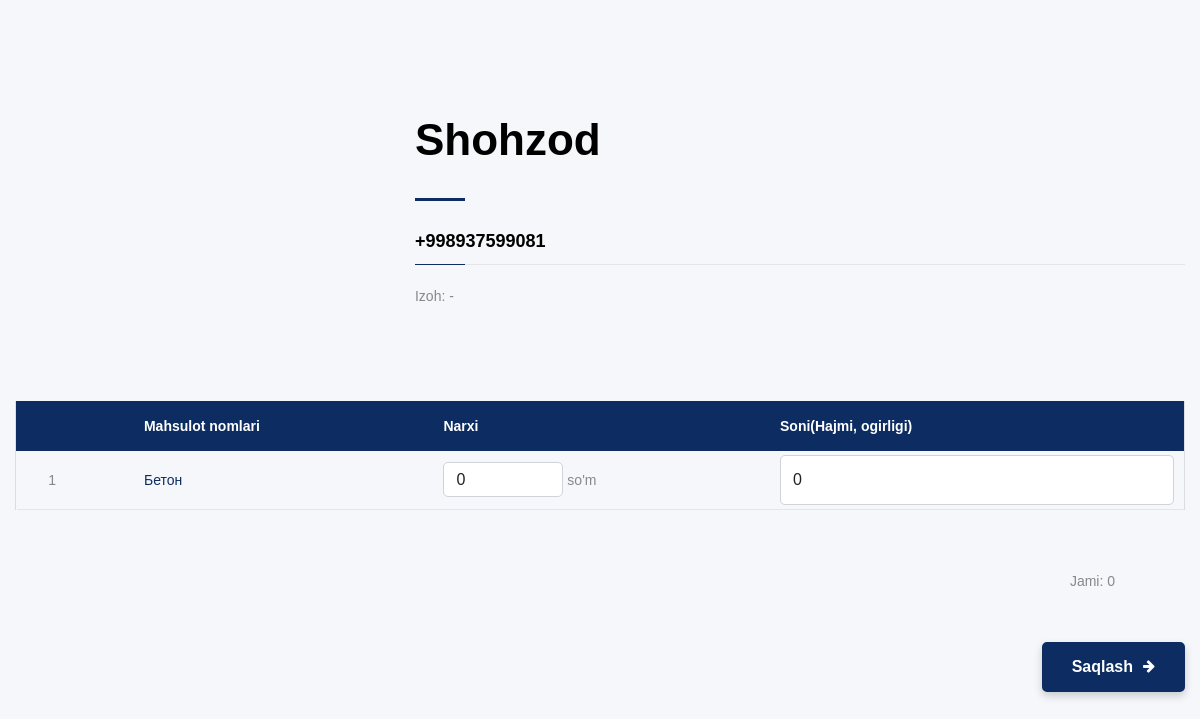
The page /client-1 (signed in) on the database as committed earlier.
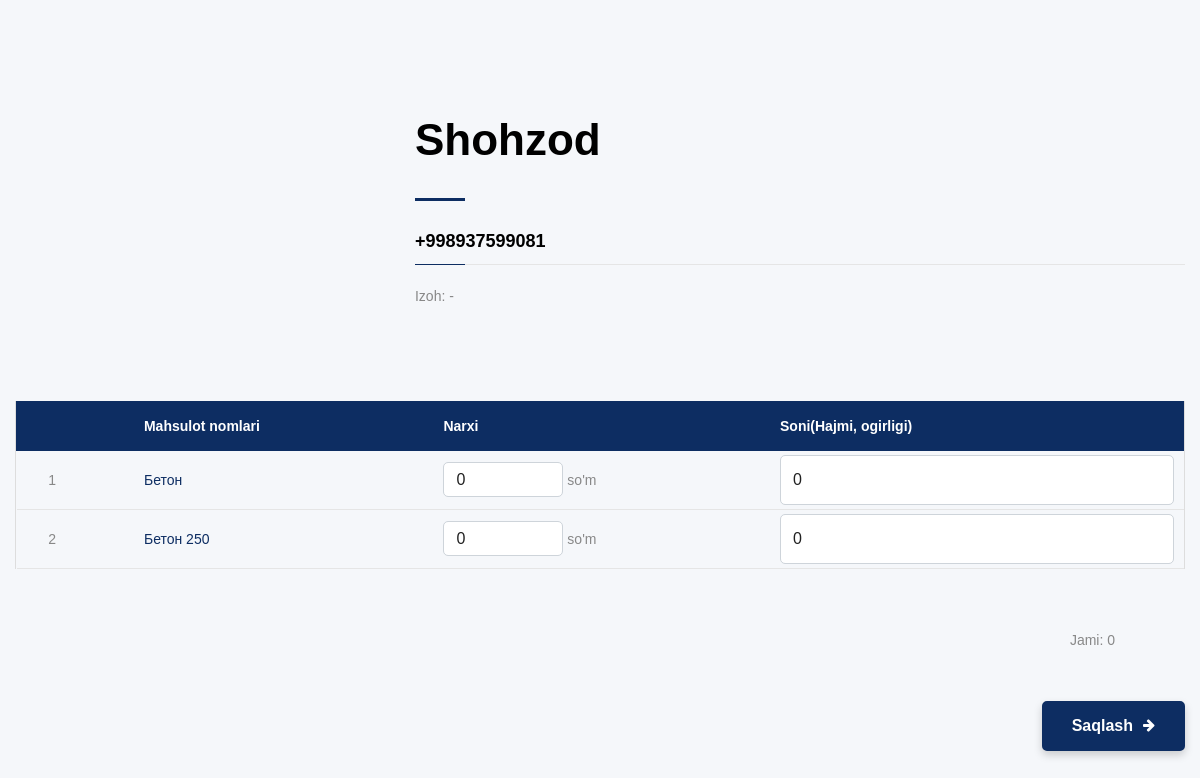
The same page on the database as committed later.
### backend/models.py (models this page shows, shortened)
class Product(models.Model):
    name = models.CharField(max_length=255, unique=True, verbose_name='nomi')
    class Meta:
        verbose_name = 'maxsulot(1)'
        verbose_name_plural = 'maxsulotlar(1)'

### backend/views.py (the view)
# urls.py: path('client-<int:id>', client, name='client'),
@login_required
def client(request, id=1):
    client = Client.objects.get(id=id)
    context = dict()
    context['products'] = list(Product.objects.order_by('name'))
    context['client'] = client
    if request.user.groups.filter(name='Склад').exists():
        return render(request, 'client.html', context)
    else:
        return HttpResponse("У вас нет прав для просмотра этой страницы.")

### templates/client.html (shortened to what this page needs)
{% extends "./base.html" %}
{% load static %}
{% load humanize %}
{% block body %}
<section class="section section-xl bg-catskill">
  <div class="container">
    <div class="row row-30 justify-content-sm-center">
      <div class="col-md-5 col-lg-4 text-md-start">
      </div>
      <div class="col-md-7 col-lg-8 text-start">
        <div>
          <h2 class="fw-bold">{{ client.name }}</h2>
        </div>
        <div class="offset-top-15 offset-sm-top-30">
          <hr class="divider bg-madison hr-left-0">
        </div>
        <div class="offset-top-10 offset-md-top-30">
          <h6 class="fw-bold"><a href="tel:{{ client.phone }} ">{{ client.phone }} </a></h6>
          <div class="text-subline"></div>
        </div>
        <div class="offset-top-20">
          <p>Izoh:&nbsp;{{ client.comment }}</p>
        </div>
      </div>
    </div>
    <div class="row row-30 text-md-start justify-content-sm-center">
      <div class="offset-top-60">
        <div class="table-responsive clearfix">
          <table class="table-dark-blue table-custom table table-custom-wrap">
            <tbody>
              <tr>
                <th></th>
                <th>Mahsulot nomlari</th>
                <th>Narxi</th>
                <th>Soni(Hajmi, ogirligi)</th>
              </tr>
              {% for product in products %}
              <tr>
                <td class="text-center p">{{ forloop.counter }}</td>
                <td><a class="link-primary" href="single-product.html">{{ product.name }}</a></td>
                <td><input class="form-input input-sm product-price d-inline-block" type="" data-zeros="true" value='0' min="0" max="999999"  style="width: 120px; height: 35px"> so'm</td>
                <td><input class="form-input input-sm product-quantity" type="" data-zeros="true" value="0" min="0" max={{product.count}}  style="width: 60px; height: 35px"></td>
              </tr>
              {% endfor %}
            </tbody>
          </table>
        </div>
      </div>
      <div class="offset-top-30 clearfix">
        <p id="total-sum" class="float-end inset-xl-right-70"></p>
        </div>
      <div class="offset-top-20 text-md-start">
        <button onclick="blockButton(this)" id="save-button" class="btn button-primary btn-icon btn-icon-right float-md-end offset-top-10 offset-sm-top-0">
            <span class="icon fa fa-arrow-right"></span>
            <span>Saqlash</span>
        </button>
      </div>
    </div>
  </div>
</section>
{% endblock %}

Rows that differ between the two databases and show on the page:
added Product: name "Бетон 250"
